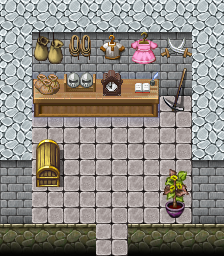

A level layout from a 2D game, rendered from its tile map. Below: a short description, then the map file with tile-grid data replaced by summaries:
An orthogonal 7x8 tile map with 32x32 px tiles, 3 tile layers (Ground, Objects, Above), 1 hidden layer not drawn, 10 tilesets and 2 objects (mapchange, spawn).

<map version="1.0" orientation="orthogonal" width="7" height="8" tilewidth="32" tileheight="32">
    <tileset firstgid="1" name="map_12" tilewidth="32" tileheight="32">
        <image source="../drawable/map_12.png" width="256" height="256" />
    </tileset>
    <tileset firstgid="65" name="map_7" tilewidth="32" tileheight="32">
        <image source="../drawable/map_7.png" width="256" height="256" />
    </tileset>
    <tileset firstgid="129" name="map_5" tilewidth="32" tileheight="32">
        <image source="../drawable/map_5.png" width="256" height="256" />
    </tileset>
    <tileset firstgid="193" name="map_20" tilewidth="32" tileheight="32">
        <image source="../drawable/map_20.png" width="256" height="256" />
    </tileset>
    <tileset firstgid="257" name="map_9" tilewidth="32" tileheight="32">
        <image source="../drawable/map_9.png" width="256" height="256" />
    </tileset>
    <tileset firstgid="321" name="map_23" tilewidth="32" tileheight="32">
        <image source="../drawable/map_23.png" width="256" height="256" />
    </tileset>
    <tileset firstgid="385" name="map_22" tilewidth="32" tileheight="32">
        <image source="../drawable/map_22.png" width="256" height="256" />
    </tileset>
    <tileset firstgid="449" name="map_3" tilewidth="32" tileheight="32">
        <image source="../drawable/map_3.png" width="256" height="256" />
    </tileset>
    <tileset firstgid="513" name="map_16" tilewidth="32" tileheight="32">
        <image source="../drawable/map_16.png" width="256" height="256" />
    </tileset>
    <tileset firstgid="577" name="map_2" tilewidth="32" tileheight="32">
        <image source="../drawable/map_2.png" width="256" height="256" />
    </tileset>
    <layer name="Ground" width="7" height="8">
        <data>[56 cells, 56 non-empty, 5 distinct tile ids]</data>
    </layer>
    <layer name="Objects" width="7" height="8">
        <data>[56 cells, 18 non-empty, 16 distinct tile ids]</data>
    </layer>
    <layer name="Above" width="7" height="8">
        <data>[56 cells, 5 non-empty, 5 distinct tile ids]</data>
    </layer>
    <layer name="Walkable" width="7" height="8" visible="0">
        <data>[56 cells, 43 non-empty, 1 distinct tile ids]</data>
    </layer>
    <objectgroup name="Mapevents">
        <object name="entrance" type="mapchange" x="96" y="224" width="32" height="32">
            <properties>
                <property name="map" value="brimhaven4" />
                <property name="place" value="general1" />
            </properties>
        </object>
    </objectgroup>
    <objectgroup name="Spawn">
        <object name="arlish" type="spawn" x="32" y="128" width="160" height="64">
            <properties>
                <property name="spawngroup" value="arlish" />
            </properties>
        </object>
    </objectgroup>
    <objectgroup name="Keys" />
    <objectgroup name="Replace" />
</map>
